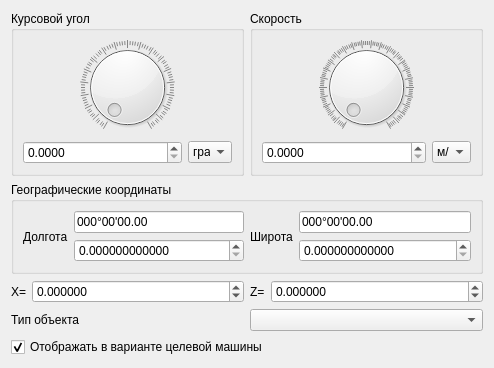
<?xml version="1.0" encoding="UTF-8"?>
<ui version="4.0">
 <class>FormSettingForGroundTargets</class>
 <widget class="QWidget" name="FormSettingForGroundTargets">
  <property name="geometry">
   <rect>
    <x>0</x>
    <y>0</y>
    <width>494</width>
    <height>368</height>
   </rect>
  </property>
  <property name="windowTitle">
   <string>Form</string>
  </property>
  <layout class="QGridLayout" name="gridLayout">
   <item row="0" column="0">
    <layout class="QHBoxLayout" name="horizontalLayout_10">
     <item>
      <widget class="QGroupBox" name="groupBox_5">
       <property name="title">
        <string>Курсовой угол</string>
       </property>
       <layout class="QGridLayout" name="gridLayout_5">
        <item row="0" column="0">
         <layout class="QVBoxLayout" name="verticalLayout_4">
          <item>
           <widget class="QDial" name="dialPsi">
            <property name="maximum">
             <number>360</number>
            </property>
            <property name="wrapping">
             <bool>false</bool>
            </property>
            <property name="notchesVisible">
             <bool>true</bool>
            </property>
           </widget>
          </item>
          <item>
           <layout class="QHBoxLayout" name="horizontalLayout_8">
            <item>
             <widget class="QDoubleSpinBox" name="doubleSpinBoxPsi">
              <property name="decimals">
               <number>4</number>
              </property>
              <property name="maximum">
               <double>99999.990000000005239</double>
              </property>
             </widget>
            </item>
            <item>
             <widget class="QComboBox" name="comboBox_3">
              <property name="sizePolicy">
               <sizepolicy hsizetype="Maximum" vsizetype="Fixed">
                <horstretch>0</horstretch>
                <verstretch>0</verstretch>
               </sizepolicy>
              </property>
              <property name="maximumSize">
               <size>
                <width>44</width>
                <height>16777215</height>
               </size>
              </property>
              <item>
               <property name="text">
                <string>град</string>
               </property>
              </item>
              <item>
               <property name="text">
                <string>рад</string>
               </property>
              </item>
             </widget>
            </item>
           </layout>
          </item>
         </layout>
        </item>
       </layout>
      </widget>
     </item>
     <item>
      <widget class="QGroupBox" name="groupBox_3">
       <property name="title">
        <string>Скорость</string>
       </property>
       <layout class="QGridLayout" name="gridLayout_3">
        <item row="0" column="0">
         <layout class="QVBoxLayout" name="verticalLayout_5">
          <item>
           <widget class="QDial" name="dialV">
            <property name="minimum">
             <number>0</number>
            </property>
            <property name="maximum">
             <number>500</number>
            </property>
            <property name="value">
             <number>0</number>
            </property>
            <property name="wrapping">
             <bool>false</bool>
            </property>
            <property name="notchesVisible">
             <bool>true</bool>
            </property>
           </widget>
          </item>
          <item>
           <layout class="QHBoxLayout" name="horizontalLayout_9">
            <item>
             <widget class="QDoubleSpinBox" name="doubleSpinBoxV">
              <property name="decimals">
               <number>4</number>
              </property>
              <property name="maximum">
               <double>500.000000000000000</double>
              </property>
              <property name="value">
               <double>0.000000000000000</double>
              </property>
             </widget>
            </item>
            <item>
             <widget class="QComboBox" name="comboBox_2">
              <property name="sizePolicy">
               <sizepolicy hsizetype="Maximum" vsizetype="Fixed">
                <horstretch>0</horstretch>
                <verstretch>0</verstretch>
               </sizepolicy>
              </property>
              <property name="maximumSize">
               <size>
                <width>39</width>
                <height>16777215</height>
               </size>
              </property>
              <item>
               <property name="text">
                <string>м/с</string>
               </property>
              </item>
              <item>
               <property name="text">
                <string>км/ч</string>
               </property>
              </item>
              <item>
               <property name="text">
                <string>миль/ч</string>
               </property>
              </item>
             </widget>
            </item>
           </layout>
          </item>
         </layout>
        </item>
       </layout>
      </widget>
     </item>
    </layout>
   </item>
   <item row="1" column="0">
    <widget class="QGroupBox" name="groupBox_6">
     <property name="title">
      <string>Географические координаты</string>
     </property>
     <layout class="QGridLayout" name="gridLayout_6">
      <item row="0" column="0">
       <layout class="QHBoxLayout" name="horizontalLayout_5">
        <item>
         <layout class="QHBoxLayout" name="horizontalLayout_3">
          <item>
           <widget class="QLabel" name="labelLon">
            <property name="text">
             <string>Долгота</string>
            </property>
           </widget>
          </item>
          <item>
           <layout class="QVBoxLayout" name="verticalLayout_2">
            <item>
             <widget class="QLineEdit" name="lineEditLon">
              <property name="text">
               <string>000°00'00.00</string>
              </property>
             </widget>
            </item>
            <item>
             <widget class="QDoubleSpinBox" name="doubleSpinBoxLon">
              <property name="decimals">
               <number>12</number>
              </property>
              <property name="maximum">
               <double>999.990000000000009</double>
              </property>
             </widget>
            </item>
           </layout>
          </item>
         </layout>
        </item>
        <item>
         <layout class="QHBoxLayout" name="horizontalLayout_4">
          <item>
           <widget class="QLabel" name="label_7">
            <property name="text">
             <string>Широта</string>
            </property>
           </widget>
          </item>
          <item>
           <layout class="QVBoxLayout" name="verticalLayout_3">
            <item>
             <widget class="QLineEdit" name="lineEditLat">
              <property name="text">
               <string>000°00'00.00</string>
              </property>
             </widget>
            </item>
            <item>
             <widget class="QDoubleSpinBox" name="doubleSpinBoxLat">
              <property name="decimals">
               <number>12</number>
              </property>
              <property name="maximum">
               <double>999.990000000000009</double>
              </property>
             </widget>
            </item>
           </layout>
          </item>
         </layout>
        </item>
       </layout>
      </item>
     </layout>
    </widget>
   </item>
   <item row="2" column="0">
    <layout class="QVBoxLayout" name="verticalLayout">
     <item>
      <layout class="QHBoxLayout" name="horizontalLayout_7">
       <item>
        <layout class="QHBoxLayout" name="horizontalLayout">
         <item>
          <widget class="QLabel" name="label_2">
           <property name="sizePolicy">
            <sizepolicy hsizetype="Maximum" vsizetype="Preferred">
             <horstretch>0</horstretch>
             <verstretch>0</verstretch>
            </sizepolicy>
           </property>
           <property name="text">
            <string>X=</string>
           </property>
          </widget>
         </item>
         <item>
          <widget class="QDoubleSpinBox" name="doubleSpinBoxX">
           <property name="decimals">
            <number>6</number>
           </property>
           <property name="minimum">
            <double>-999999999.999999046325684</double>
           </property>
           <property name="maximum">
            <double>999999999.999999046325684</double>
           </property>
          </widget>
         </item>
        </layout>
       </item>
       <item>
        <layout class="QHBoxLayout" name="horizontalLayout_6">
         <item>
          <widget class="QLabel" name="label_4">
           <property name="sizePolicy">
            <sizepolicy hsizetype="Maximum" vsizetype="Preferred">
             <horstretch>0</horstretch>
             <verstretch>0</verstretch>
            </sizepolicy>
           </property>
           <property name="text">
            <string>Z=</string>
           </property>
          </widget>
         </item>
         <item>
          <widget class="QDoubleSpinBox" name="doubleSpinBoxZ">
           <property name="decimals">
            <number>6</number>
           </property>
           <property name="minimum">
            <double>-999999999.999999046325684</double>
           </property>
           <property name="maximum">
            <double>999999999.999999046325684</double>
           </property>
          </widget>
         </item>
        </layout>
       </item>
      </layout>
     </item>
     <item>
      <layout class="QHBoxLayout" name="horizontalLayout_2">
       <item>
        <widget class="QLabel" name="label_6">
         <property name="text">
          <string>Тип объекта</string>
         </property>
        </widget>
       </item>
       <item>
        <widget class="QComboBox" name="comboBox"/>
       </item>
      </layout>
     </item>
     <item>
      <widget class="QCheckBox" name="checkBoxEnable">
       <property name="text">
        <string>Отображать в варианте целевой машины</string>
       </property>
       <property name="checked">
        <bool>true</bool>
       </property>
      </widget>
     </item>
    </layout>
   </item>
  </layout>
 </widget>
 <resources/>
 <connections/>
</ui>
